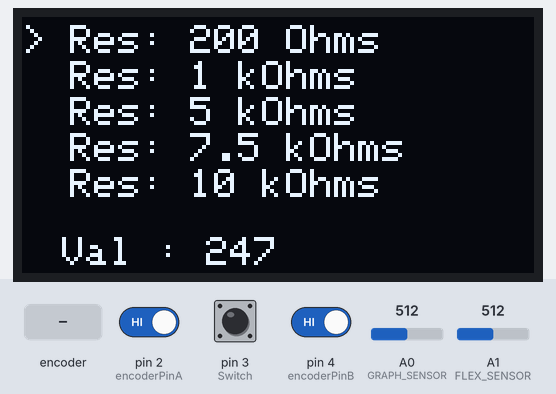
This sketch was run on a simulated Arduino Uno, built with avr-gcc and run on an emulated ATmega328P. Parts: 128×64 one-colour display. Inputs (shaded band) come from the test bench; at power-on: pin 3 (Switch) HIGH, pin 2 (encoderPinA) HIGH, pin 4 (encoderPinB) HIGH, A0 (GRAPH_SENSOR) = 512, A1 (FLEX_SENSOR) = 512. What the sketch prints to the serial monitor is not drawn.

Above: at 1.2 s.
1.3 s: pin 3 (Switch) pulled LOW for 0.15 s
At 2.1 s:
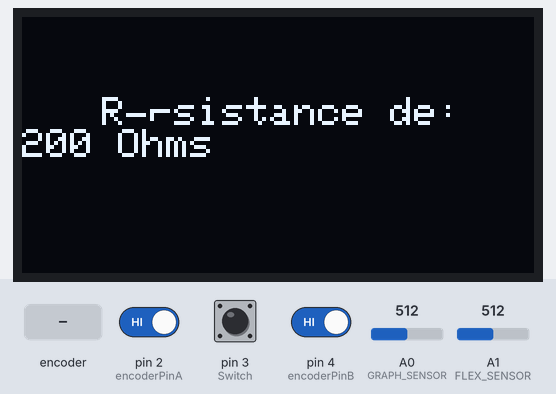
4.4 s: rotary encoder on pin 2 (encoderPinA) / pin 4 (encoderPinB) turned 3 steps (first pin leading)
At 4.55 s:
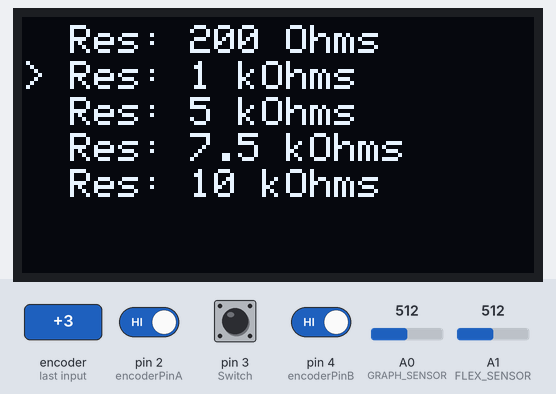
6.6 s: pin 3 (Switch) pulled LOW for 1 s
At 7.6 s:
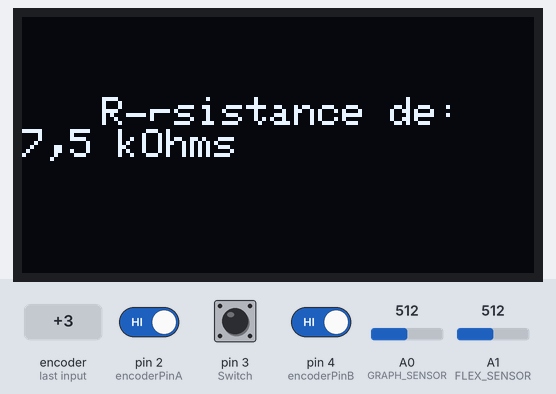
10.2 s: rotary encoder on pin 2 (encoderPinA) / pin 4 (encoderPinB) turned 3 steps (first pin leading)
At 10.66 s:
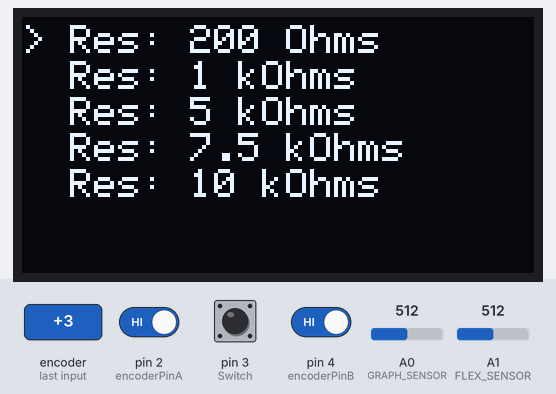
12.3 s: rotary encoder on pin 2 (encoderPinA) / pin 4 (encoderPinB) turned 2 steps (second pin leading)
At 13.2 s:
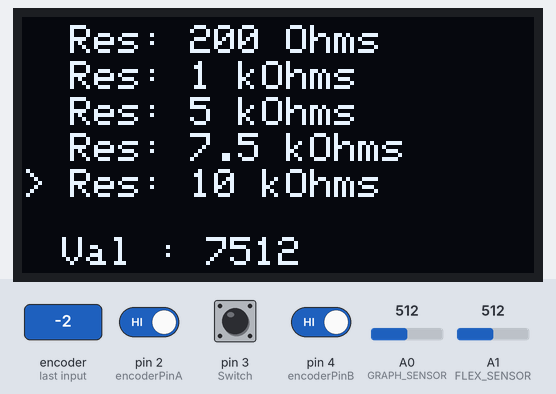
14.2 s: pin 3 (Switch) pulled LOW for 3.2 s
At 14.8 s:
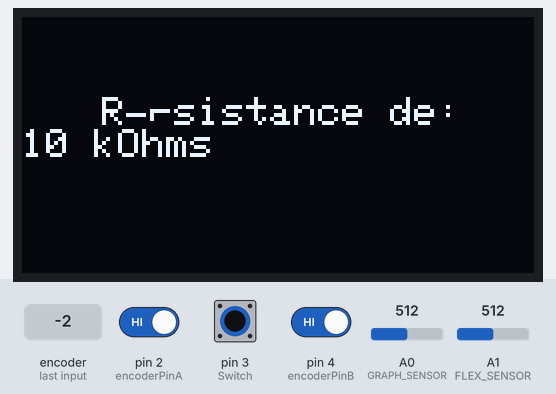
Timing chart, 0 to 17.2 s (numbered marks = the images above; inputs shaded):
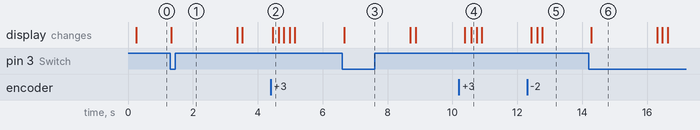

Measured:
- after the input at 1.3 s, the display: changes at once (image 1)
- after the input at 4.4 s, the display: changes after 0.06 s (image 2)
- after the input at 6.6 s, the display: changes after 0.07 s (image 3)
- after the input at 10.2 s, the display: first changes after 0.18 s (image 4 shows a later state)
- after the input at 12.3 s, the display: first changes after 0.12 s (image 5 shows a later state)
- after the input at 14.2 s, the display: changes after 0.08 s (image 6)
- what the display in image 6 shows lasts 2.0 s, from 14.3 s to 16.3 s

The sketch:

ProjetMosh.ino
```cpp
/*------------------------------- LIBRAIRIES UTILISEES -------------------------------*/

#include <Wire.h>
#include <Adafruit_GFX.h>
#include <Adafruit_SSD1306.h>
#include <SPI.h>
#include <SoftwareSerial.h>

/*------------------------------- DECLARATIONS ET DEFINITIONS DIVERSES -------------------------------*/


// Définition des pins pour les capteurs à étudier

#define GRAPH_SENSOR A0 //Capteur graphite sur l'entrée analogique A0
#define FLEX_SENSOR A1 //Capteur commercial sur l'entrée analogique A1


// Définition des pins de l'encodeur rotatoire

#define encoderPinA 2   //CLK
#define encoderPinB 4
#define Switch 3


// Définition des broches RXD et TXD du module BT HC-05
#define RX_PIN 8 // Broche TXD du module BT connecté à la broche 7 de l'arduino (IL SONT INVERSEE!!!!) pas de communication sinon
#define TX_PIN 7 // Broche RXD du module BT connecté à la broche 8 de l'arduino


// Déclaration d'un objet de type SoftwareSerial pour poourvoir communiquer avec le BT
SoftwareSerial Bluetooth(RX_PIN, TX_PIN); //Définition du software serial


// Déclaration de l'écran OLED avec la bibliothèque AdaFruit

#define SCREEN_WIDTH 128
#define SCREEN_HEIGHT 64
#define OLED_RESET -1
#define OLED_ADDR 0x3C
Adafruit_SSD1306 display(SCREEN_WIDTH, SCREEN_HEIGHT, &Wire, OLED_RESET);


// Menu de l'écran OLED

const char* menuItems[] = {"Res: 200 Ohms", "Res: 1 kOhms", "Res: 5 kOhms", "Res: 7.5 kOhms", "Res: 10 kOhms"};
const int totalItems = 5;
int currentSelection = 0;


// Déclaration pour le potentiomètre digital

const byte csPin           = 10;      //Active le potentiomètre digitale, si LOW le MCP écoute le SPI
const int  maxPositions    = 256;
const long rAB             = 10000.0;  //Résistance totale du potentiomètre, MCP41010 --> 10kOhm
const byte rWiper          = 52;
const byte pot0Write       = 0x11;    // pot0 addr, commande SPI pour écrire dans le potentiomètre
const byte pot0Shutdown    = 0x21;    // pot0 shutdown, commande SPI pour éteindre le potentiomètre
int pos_res_variable = 5; // Fixe la résistance initiale du potentiomètre digital


// Déclaration pour le flex sensor et le capteur graphite

const float VCC = 5.0;                      // Tension alimentation
const float flexR_DIV = 27000.0;            // Résistance fixe du pont diviseur de tension qui accompagne le FlexSensor
const float flexflatResistance = 25000.0;   // Résistance FlexSensor à plat
const float flexbendResistance = 100000.0;  // Résistance FlexSensor à 90 dégrés
float tension_graphite = 0;        // Tension mesuré par le capteur graphite
float tension_flex = 0;            // Tension mesuré par le FlexSensor
long resistance_variable = 0;      // Résistance du MCP
float resistance_graphite = 0;     // Résistance du capteur graphene
long resistance_flex = 0;          // Résistance FlexSensor


// Varisables du movement de l'éncodeur

volatile long encoderValue = 0;
long lastEncoderValue = -1;
unsigned long lastButtonTime = 0;
const int debounceDelay = 200;

volatile unsigned long lastInterruptTime = 0;


void setup() {

  Serial.begin(9600);
  Bluetooth.begin(9600);

  // Initialisation des pins

  pinMode(encoderPinA, INPUT);
  pinMode(encoderPinB, INPUT);
  pinMode(Switch, INPUT);

  pinMode(GRAPH_SENSOR, INPUT);
  pinMode(FLEX_SENSOR, INPUT);


  attachInterrupt(digitalPinToInterrupt(encoderPinA), updateEncoder, FALLING);

  Serial.println("Hola que tal");

  // Initialisation de l'écran OLED

  if(!display.begin(SSD1306_SWITCHCAPVCC, OLED_ADDR)) {    //Si no reconoce OLED
  Serial.println("No reconozco LED");
    for(;;);
  }
  display.clearDisplay();
  display.setTextColor(SSD1306_WHITE);
  drawMenu(); // Dibujo inicial
  Serial.println("OLED dibujao");

  // Initialisation de la communication avec le potentiomètre digital

  digitalWrite(csPin, HIGH);  // Le dispositif SPI n'est pas sélectioné pour éviter des activations accidentales --> pas de communication
  pinMode(csPin, OUTPUT);
  SPI.begin();

  Serial.println("--- SETUP COMPLETADO, ENTRANDO AL LOOP ---");
}


void loop() {

  // Movement de l'éncodeur
  if (encoderValue != lastEncoderValue) {

    // Circulaire!!!
    if (encoderValue >= totalItems) encoderValue = 0;
    if (encoderValue < 0) encoderValue = totalItems - 1;

    currentSelection = encoderValue;
    lastEncoderValue = encoderValue;
    drawMenu();

  }

  // Pulsar boton
  if (digitalRead(Switch) == LOW) {

    if (millis() - lastButtonTime > debounceDelay) {
      actionbouton(currentSelection);
      lastButtonTime = millis();
      drawMenu();

    }

  }

  // Mesures des capteurs et de la résistance variable

  int valor_graph = analogRead(GRAPH_SENSOR);
  tension_graphite =  valor_graph * VCC / 1023.0;
  resistance_variable = ((rAB * pos_res_variable) / maxPositions) + rWiper;

if (tension_graphite > 0.01) {
    //resistance_graphite = ((VCC/tension_graphite)*100000*(1+(1000/resistance_variable))-100000-10000)/1000000; //Résultat en MOHMS
    resistance_graphite = ((VCC/tension_graphite)*100000*(1+(1000/resistance_variable))-100000-10000); //Résultat en OHMS
  }

  int valor_flex = analogRead(FLEX_SENSOR);
  tension_flex = valor_flex * VCC / 1023.0;

  //resistance_flex = 0.0;
  if (tension_flex > 0.01) {
    resistance_flex = flexR_DIV * (VCC / tension_flex - 1);
  }

  //Serial.print("Resistencia_Flex:"); Verification des donnees bt et du delay
  //Serial.println(resistance_flex);
  Bluetooth.print("F");
  Bluetooth.println(resistance_flex); //"F512"
  delay(50);  //Delay aussi du timer de lapp

  Serial.print("Resistencia_Graph:");
  Serial.println(resistance_graphite);

  Bluetooth.print("G");
  Bluetooth.println(resistance_graphite); //"G1023"
  delay(50);


  //if (Bluetooth.available()) {

    // Lit les données reçues depuis le module Bluetooth
   // char receivedChar = Bluetooth.read();
    // Affiche les données reçues sur le moniteur série
    //Serial.print(receivedChar);
 // }
  display.fillRect(10, 55, 100, 8, SSD1306_BLACK);
  display.setCursor(10, 55);
  display.print("Val : ");
  display.print(resistance_variable);
  display.display();

}


/*------------------------------- FONCTIONS UTILIES ------------------------------- */

// Fonction pour régler la valeur du potentiomètre

void setPotWiper(byte address, int value) {

  digitalWrite(csPin, LOW);
  SPI.transfer(address);
  SPI.transfer(value);
  digitalWrite(csPin, HIGH);

}


void actionbouton(int seleccion) {

  display.clearDisplay();
  display.setCursor(20, 20);
  display.setTextSize(1);

  // Aquí defines qué hace cada opción del menú

  switch (seleccion) {

    case 0: // 500
      display.println(F("Résistance de: "));
      display.println(F("200 Ohms"));
      pos_res_variable = 1;
      setPotWiper(pot0Write, pos_res_variable);
      break;

    case 1: // 1k

      display.println(F("Résistance de: "));
      display.println(F("1000 Ohms"));
      pos_res_variable = 25;
      setPotWiper(pot0Write, pos_res_variable);
      break;

    case 2: // 5k

      display.println(F("Résistance de: "));
      display.println(F("5 kOhms"));
      pos_res_variable = 128;           //7500 x 255/10000 = 128 (pas de 10k pour le 41010)
      setPotWiper(pot0Write, pos_res_variable);
      break;

    case 3: // 10k

      display.println(F("Résistance de: "));
      display.println(F("7,5 kOhms"));
      pos_res_variable = 191;
      setPotWiper(pot0Write, pos_res_variable);
      break;

    case 4: // 100k

      display.println(F("Résistance de: "));
      display.println(F("10 kOhms"));
      pos_res_variable = 255;
      setPotWiper(pot0Write, pos_res_variable);
      break;


  }

  display.display();
  delay(2000); // El mensaje dura 2 segundos

}


void updateEncoder() {
  // Leemos el tiempo actual
  unsigned long interruptTime = millis();

  // Si han pasado más de 5 milisegundos desde el último giro, es un movimiento real
  if (interruptTime - lastInterruptTime > 5) {

    if (digitalRead(encoderPinB) != digitalRead(encoderPinA)) {
      encoderValue++;
    } else {
      encoderValue--;
    }

  }
  // Guardamos el tiempo de este movimiento
  lastInterruptTime = interruptTime;
}


void drawMenu() {

  display.clearDisplay();
  display.setTextSize(1);
  display.setCursor(0, 0);
  //display.println(F("Selectionner Val"));
  //display.drawFastHLine(0, 10, 128, SSD1306_WHITE);

  for (int i = 0; i < totalItems; i++) {

    display.setCursor(0, 2 + (i * 9));
    if (i == currentSelection) {
      display.print(F("> "));
      display.print(menuItems[i]);
    } else {
      display.print(F("  "));
      display.print(menuItems[i]);
    }

  }

  display.display();
}
```
